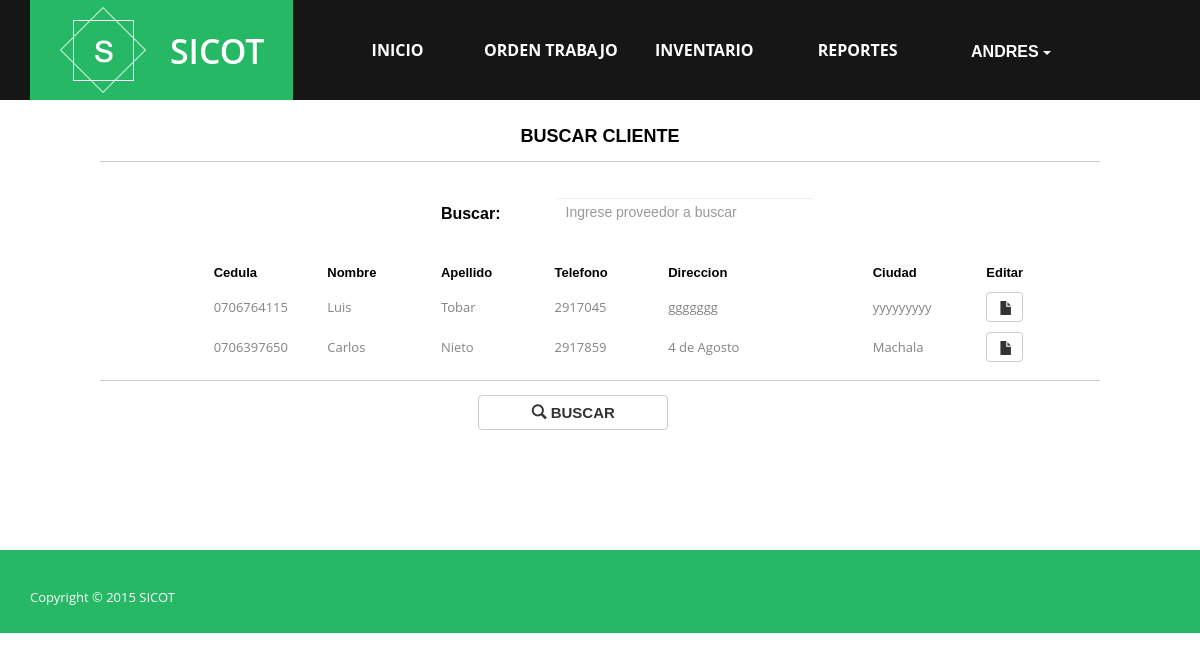
The page /orden/gestionarcliente/buscarcliente/ (signed in) on the database its author committed.
### principal/models.py (models this page shows, shortened)
class Usuario (AbstractBaseUser,PermissionsMixin):
    usu_cedula = models.CharField(primary_key=True,max_length = 10)
    usu_nombre = models.CharField(max_length = 20)
    usu_apellido = models.CharField(max_length = 50)
    usu_correo = models.EmailField()
    is_active = models.BooleanField(default=True)
    is_staff = models.BooleanField(default=True)
    EST_CHOICES = (
            (u'a', u'Activo'),
            (u'i', u'Inactivo'),
    )
    usu_estado = models.CharField(max_length = 1, choices=EST_CHOICES, default='a')
    object=UserManager()
    USERNAME_FIELD = 'usu_cedula'
    REQUIRED_FIELDS = ['usu_correo','usu_nombre']

class Cliente (models.Model):
    cli_cedula = models.CharField(primary_key=True,max_length = 10)
    cli_nombre = models.CharField(max_length = 30)
    cli_apellido = models.CharField(max_length = 30)
    cli_telefono = models.CharField(max_length = 20)
    cli_direccion = models.CharField(max_length = 80)
    cli_ciudad = models.CharField(max_length = 30)
    EST_CHOICES = (
            (u'a', u'Activo'),
            (u'i', u'Inactivo'),
    )
    cli_estado = models.CharField(max_length = 1, choices=EST_CHOICES, default='a')

### principal/views.py (the view)
# urls.py: url(r'^orden/gestionarcliente/buscarcliente/',buscarcliente, name='buscarcliente'),
@login_required(login_url='/')
def buscarcliente(request):
    if request.method=='POST':
        cli=Cliente.objects.filter(cli_nombre__contains=request.POST["txtBuscar"]).values()
        return render_to_response('buscarcliente.html',{'cli':cli},context_instance=RequestContext(request))
    cli=Cliente.objects.all()
    return render_to_response('buscarcliente.html',{'cli':cli},context_instance=RequestContext(request))

### templates/buscarcliente.html (shortened to what this page needs)
{% extends "menu.html" %}
{% load staticfiles %}
{% block content %}
    <form  method="post" id="formulario">
        <div class="table-responsive" >
            <table width="1000" border="0"  align="center">
                <tr>
                    <td width="56" class="titulos"></td>
                    <td height="5" colspan="2" class="titulos"></td>
                    <td colspan="3"></td>
                </tr>
                <tr>
                    <td>&nbsp;</td>
                    <td width="80">&nbsp;</td>
                    <td width="20">&nbsp;</td>
                    <td width="80">&nbsp;</td>
                    <td width="100">&nbsp;</td>
                    <td width="180">&nbsp;</td>
                    <td width="100">&nbsp;</td>
                    <td width="100">&nbsp;</td>
                </tr>
                <tr>
                    <td colspan="8" align="center" > <font color="black" face="Arial" size=4> <b> BUSCAR CLIENTE </b></font>  </td>
                </tr>
                <tr>
                    <td colspan="8" class="titulos" height="10"><hr /></td>
                </tr>
                <tr>
                    <td>&nbsp;</td>
                    <td>&nbsp;</td>
                    <td>&nbsp;</td>
                    <td align="left" colspan="1" style="height: 30px; width: 100px" valign="middle"><label> <font color="black" face="Arial" size=3>Buscar:&nbsp;</font></label>
                    </td>
                    <td align="left" colspan="2"><br> <input type="text" name="txtBuscar" style=" width: 260px ; height: 30px ;color: black" id="txtBuscar" class="form-control" placeholder="Ingrese proveedor a buscar"> </td>
                    <td>&nbsp;</td>
                </tr>
                <tr class="table table-hover">
                    <th height="30" width="100">&nbsp;</th>
                    <th  height="30" width="100" > <font color="black" face="Arial" size=2> Cedula </font></th>
                    <th height="30"  width="100"><font color="black" face="Arial" size=2> Nombre </font></th>
                    <th height="30"  width="100"><font color="black" face="Arial" size=2> Apellido </font></th>
                    <th height="30"width="100"><font color="black" face="Arial" size=2> Telefono </font></th>
                    <th height="30"  width="100"><font color="black" face="Arial" size=2> Direccion </font></th>
                    <th height="30"  width="100"><font color="black" face="Arial" size=2> Ciudad </font></th>
                    <th height="30"  width="100"><font color="black" face="Arial" size=2> Editar </font></th>
                </tr>
                {% for item in cli %}
                    <tbody class="table table-hover">
                    <tr id="tr{{ item.id }}">
                        <td  height="40"></td>
                        <td  height="40" >{{ item.cli_cedula}}</td>
                        <td  height="40" >{{ item.cli_nombre }}</td>
                        <td  height="40" >{{ item.cli_apellido }}</td>
                        <td  height="40" >{{ item.cli_telefono }}</td>
                        <td  height="40" >{{ item.cli_direccion }}</td>
                        <td  height="40" >{{ item.cli_ciudad }}</td>
                        <td  height="30">
                            <button style="height: 30px; width: 37px" aria-label="Left Align" class="btn btn-default" type="button" onclick="window.location.href='{% url 'modificarcliente' item.cli_cedula %}'" >
                                <span class="glyphicon glyphicon-file" aria-hidden="true" > </span>
                            </button>
                        </td>
                    </tr>
                    </tbody>
                {% endfor %}
                <tr>
                    <td colspan="8" class="titulos" height="10"><hr /></td>
                </tr>
                <tr>
                    <td>&nbsp;</td>
                    <td>&nbsp;</td>
                    <td>&nbsp;</td>
                    <td colspan="2" align="right" > <button type="submit" style="font-size: 15px; width: 190px"   class="btn btn-default" aria-label="Left Align"  >
                        <span class="glyphicon glyphicon-search" aria-hidden="true" > </span>  <b> BUSCAR  </b>
                    </button> </td>
                    <td>&nbsp;</td>
                    <td>&nbsp;</td>
                    <td>&nbsp;</td>
                </tr>
            </table>
        </div>
    </form>
{% endblock content %}

### templates/menu.html (shortened to what this page needs)
<!DOCTYPE html>
<html>
<head>
    {% load staticfiles %}
    {% block css %}
        <link rel="stylesheet" href="{% static 'css/bootstrap.min.css' %}">
        <link rel="stylesheet" href="{% static 'css/normalize.min.css' %}">
        <link rel="stylesheet" href="{% static 'css/animate.css' %}">
        <link rel="stylesheet" href="{% static 'css/font-awesome.min.css' %}">
        <link rel="stylesheet" href="{% static 'css/templatemo_misc.css' %}">
        <link rel="stylesheet" href="{% static 'css/templatemo_style.css' %}">
        <link rel="stylesheet" href="{% static 'css/formulario.css' %}">
    {% endblock css %}
</head>
<body>
<div id="front">
        <div class="site-header">
            <div class="container">
                <div class="row">
                    <div class="col-md-3 col-sm-10 col-xs-20">
                        <div id="templatemo_logo">
                            <h1><a href="{% url 'inicio' %}">SICOT</a></h1>
                        </div>
                    </div>
                    <div class="col-md-8 col-sm-20 col-xs-20">
                        <div class="main-menu">
                            <ul >
                                <li><a href="{% url 'inicio' %}">Inicio</a></li>
                                <li><a href="{% url 'orden' %}">Orden Trabajo</a></li>
                                <li><a href="{% url 'inventario' %}">Inventario</a></li>
                                <li><a href="{% url 'reporte' %}">Reportes</a></li>
                                <div class="btn-group">
                                  <button id="btnuser" style="font-size: 16px; width: 150px ;height: 90px; border: 0px; background: #161616; color: #ffffff" type="button" class="btn btn-default dropdown-toggle" data-toggle="dropdown" aria-haspopup="true" aria-expanded="false">
                                   <b>  {{ user.usu_nombre|upper}}  </b> <span class="caret"></span>
                                  </button>
                                </div>
                            </ul>
                        </div>
                    </div>
                </div>
            </div>
        </div>
    </div>
<div id="contenido" >
    {% block content %}  {% endblock content %}
</div>
</body>
<div class="site-footer">
        <div class="container">
            <div class="row">
                <div class="col-md-6 col-sm-6">
                    <span >
                    	Copyright &copy; 2015 <a href="#">SICOT</a>
                    </span>
                </div>
            </div>
        </div>
    </div>
</html>

### static/css/templatemo_style.css (style rules this page uses)
html, button, input, select, textarea { color: #222; }
hr { display: block; height: 1px; border: 0; border-top: 1px solid #ccc; margin: 1em 0; padding: 0; }
.main-menu ul, .site-slider ul, ul.social { padding: 0; margin: 0; list-style: none; }
form input[type="text"], form input[type="email"], form input[type="number"], form input[type="password"] { background: #fff; border: 1px solid #fff; padding: 7px 10px; width: 60%; }
html, body { font-size: 100%; width: 100%; height: 100%; -webkit-font-smoothing: antialiased; -moz-osx-font-smoothing: grayscale; vertical-align: baseline; }
body { font: 13px/21px "Open Sans", Arial, sans-serif; color: #838383; background-color: white; }
a { color: #26b864; text-decoration: none !important; -webkit-transition: all 200ms ease-in; -moz-transition: all 200ms ease-in; -ms-transition: all 200ms ease-in; -o-transition: all 200ms ease-in; transition: all 200ms ease-in; }
h1, h2, h3, h4, h5, h6 { font-family: "Open Sans", Arial, sans-serif; color: #444444; }
h1 { font-size: 2.6em; }
*, *:before, *:after { -moz-box-sizing: border-box; -webkit-box-sizing: border-box; box-sizing: border-box; }
.site-header { position: static; min-height: 100px; height: 100px; width: 100%; z-index: 9999; background-color: #161616; }
#templatemo_logo { background-color: #26b864; background-image: url(../images/templatemo_logo.png); background-repeat: no-repeat; background-position: 30px center; height: 100px; display: block; }
#templatemo_logo h1 { margin: 0; text-transform: uppercase; font-weight: 600; line-height: 102px; display: block; }
#templatemo_logo h1 a { margin-left: 140px; color: white; display: block; }
.main-menu { text-align: left; position: relative; width: 900px; }
.main-menu ul { position: absolute; background-color: #161616; width: 100%; }
.main-menu ul li { display: inline-block; width: 150px; text-align: center; line-height: 100px; }
.main-menu ul li a { color: white; font-weight: 700; font-size: 16px; text-transform: uppercase; outline: 0; border: 0; display: block; }
input, textarea { margin-bottom: 30px; background-color: #f6f7f8; padding: 14px; font-size: 14px; color: #838383; outline: 0; border: 0; border-bottom: 1px solid #b5c1c9; width: 100%; }
.site-footer { margin-top: 120px; background-color: #26b864; color: white; padding: 25px 0; }
.site-footer a { color: white; }
.site-footer span { margin-top: 12px; display: block; }

### rows shown on the page
Usuario: usu_nombre "ANDRES"
Cliente: cli_cedula "0706764115", cli_nombre "Luis", cli_apellido "Tobar", cli_telefono "2917045", cli_direccion "ggggggg", cli_ciudad "yyyyyyyyy"
Cliente: cli_cedula "0706397650", cli_nombre "Carlos", cli_apellido "Nieto", cli_telefono "2917859", cli_direccion "4 de Agosto", cli_ciudad "Machala"
